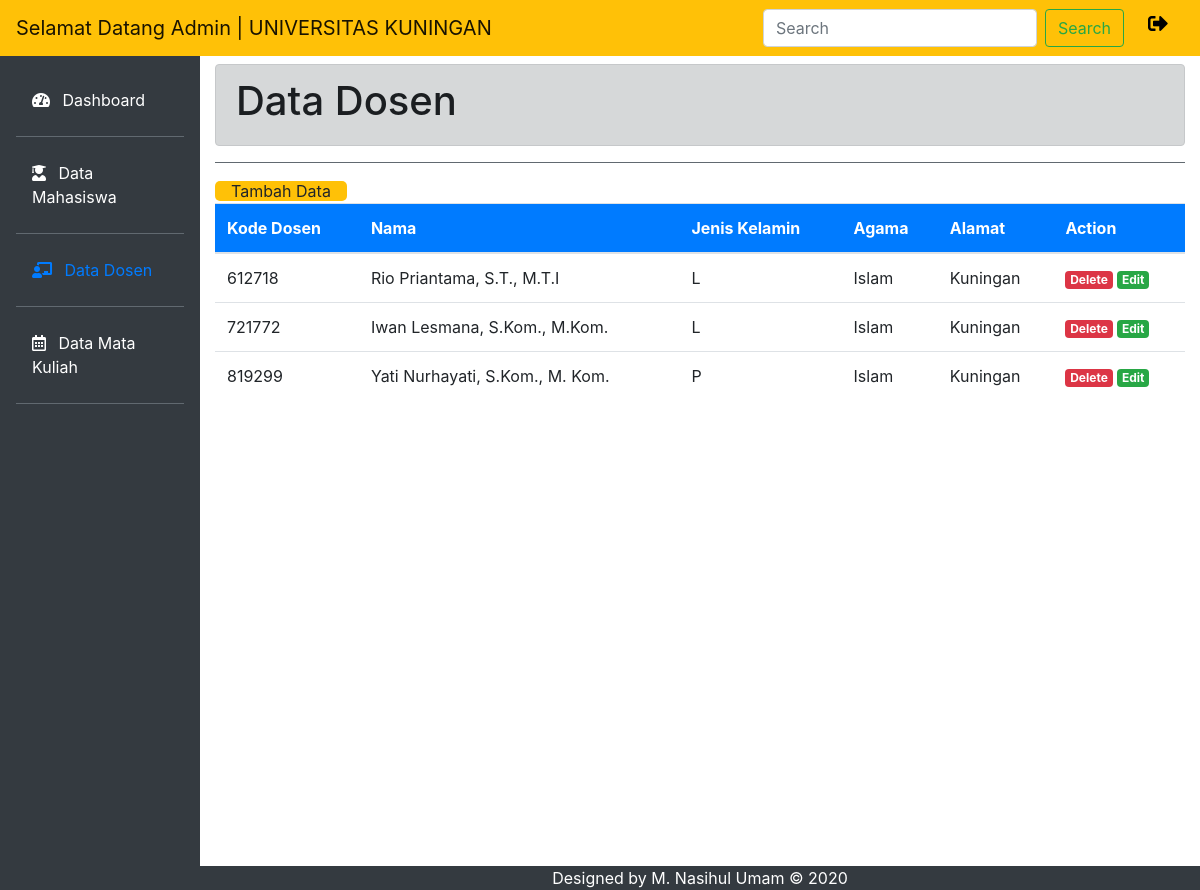
The page /tampil_dataDSN.php (signed in) on the database its author committed.
### tables this page shows
CREATE TABLE `dosen` (
  `nip` varchar(15) NOT NULL,
  `nama` varchar(35) NOT NULL,
  `jk` char(1) NOT NULL,
  `agama` varchar(15) NOT NULL,
  `alamat` text NOT NULL
);

### config.php (called while the page is built, shortened)
<?php
	class database{
		var $host = "localhost";
		var $username = "root";
		var $password = "";
		var $database = "data_akademik";
		var $koneksi = "";
		function __construct(){
			$this->koneksi = mysqli_connect($this->host, $this->username, $this->password,$this->database);
		}
		function tampil_dataDSN()
		{
			$data = mysqli_query($this->koneksi,"select * from dosen");
			while($row = mysqli_fetch_array($data)){
				$hasil[] = $row;
			}
			return $hasil;
		}
	}
?>

### tampil_dataDSN.php (the view, shortened to what this page needs)
<?php
  if(isset($_SESSION['user_aktiv'])){
  extract($_GET);
  include('config.php');
  $db = new database();
  $data_dosen = $db->tampil_dataDSN();
?>
<!doctype html>
<html lang="en">
  <head>
    <link rel="stylesheet" href="bootstrap/css/bootstrap.min.css">
    <link rel="stylesheet" type="text/css" href="admin.css">
    <link rel="stylesheet" href="fontawesome-free/css/all.min.css">
  </head>
  <body>
  <nav class="navbar navbar-expand-lg navbar-light bg-warning fixed-top">
    <a class="navbar-brand" href="#">Selamat Datang Admin | UNIVERSITAS KUNINGAN</a>
      <form class="form-inline my-2 my-lg-0 ml-auto">
        <input class="form-control mr-sm-2" type="search" placeholder="Search" aria-label="Search">
        <button class="btn btn-outline-success my-2 my-sm-0" type="submit">Search</button>
      </form>
      <div class="icon ml-4">
        <h5>
          <a href="logout.php" style="color: black;"><i class="fas fa-sign-out-alt mr-3" data-toggle="tooltip" title="Sign Out"></i></a>
        </h5>
      </div>
  </nav>
  <div class="row no-gutters mt-5">
      <div class="col-md-2 bg-dark mt-2 pr-3 pt-4">
        <ul class="nav flex-column ml-3 mb-5">
        <li class="nav-item">
          <a class="nav-link text-white" href="dashboard.php"><i class="fas fa-tachometer-alt mr-2"></i> Dashboard</a> <hr class="bg-secondary"></hr>
        </li>
        <li class="nav-item">
          <a class="nav-link text-white" href="tampil_dataMHS.php"><i class="fas fa-user-graduate mr-2"></i> Data Mahasiswa</a><hr class="bg-secondary"></hr>
        </li>
        <li class="nav-item">
          <a class="nav-link active text-blue" href="tampil_dataDSN.php"><i class="fas fa-chalkboard-teacher mr-2"></i> Data Dosen</a><hr class="bg-secondary"></hr>
        </li>
        <li class="nav-item">
          <a class="nav-link text-white" href="tampil_dataMK.php"><i class="far fa-calendar-alt mr-2"></i> Data Mata Kuliah</a><hr class="bg-secondary"></hr>
        </li>
        </ul>
      </div>
      <div class="col-md-10 mt-3">
        <div id="content">
          <div class="container-fluid" style="padding-bottom: 450px;">
            <div class="alert alert-dark">
              <h1>Data Dosen</h1>
            </div>
            <hr class="bg-secondary"></hr>
              <a href="tambah_dataDSN.php" class="btn-warning pr-3 pl-3" style="border-radius: 5px;">Tambah Data</a>
                  <table class="table">
                    <thead>
                      <tr class="btn-primary">
                        <th>Kode Dosen</th>
                        <th>Nama</th>
                        <th>Jenis Kelamin</th>
                        <th>Agama</th>
                        <th>Alamat</th>
                        <th>Action</th>
                      </tr>
                    </thead>
                    <tbody>
                      <?php
                        foreach($data_dosen as $row){
                      ?>
                      <tr>
                        <td><?php echo $row['nip']; ?></td>
                        <td><?php echo $row['nama']; ?></td>
                        <td><?php echo $row['jk']; ?></td>
                        <td><?php echo $row['agama']; ?></td>
                        <td><?php echo $row['alamat']; ?></td>
                        <td>
                          <a href="proses_dosen.php?action=delete&kd=<?php echo $row['nip']; ?>" class="badge badge-danger">Delete</a>
                          <a href="edit_dosen.php?kd=<?php echo $row['nip']; ?>" class="badge badge-success">Edit</a>
                        </td>
                      </tr>
                      <?php
                        }
                        ?>
                    </tbody>
                  </table>
          </div>
        </div>
        <?php include 'footer.php'; ?>
      </div>
  </div>
  </body>
</html>
<?PHP
}
else
{
  header('Location: index.php'); exit;
}
?>

### rows shown on the page
dosen: nip "612718", nama "Rio Priantama, S.T., M.T.I", jk "L", agama "Islam", alamat "Kuningan"
dosen: nip "721772", nama "Iwan Lesmana, S.Kom., M.Kom.", jk "L", agama "Islam", alamat "Kuningan"
dosen: nip "819299", nama "Yati Nurhayati, S.Kom., M. Kom.", jk "P", agama "Islam", alamat "Kuningan"
